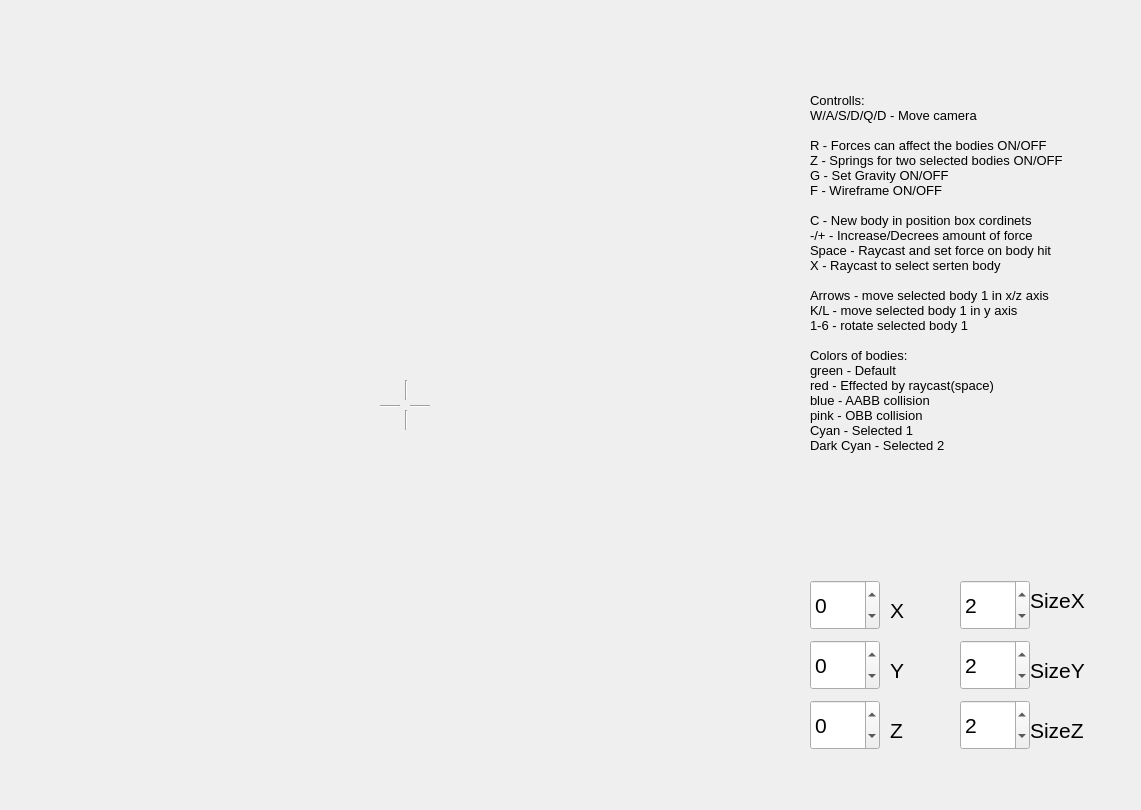
<?xml version="1.0" encoding="UTF-8"?>
<ui version="4.0">
 <class>Form</class>
 <widget class="QMainWindow" name="Form">
  <property name="geometry">
   <rect>
    <x>0</x>
    <y>0</y>
    <width>1141</width>
    <height>810</height>
   </rect>
  </property>
  <property name="windowTitle">
   <string>Form</string>
  </property>
  <widget class="QWidget" name="widgettt">
   <widget class="GlWindow" name="widget" native="true">
    <property name="geometry">
     <rect>
      <x>5</x>
      <y>5</y>
      <width>800</width>
      <height>800</height>
     </rect>
    </property>
    <property name="focusPolicy">
     <enum>Qt::ClickFocus</enum>
    </property>
    <widget class="Line" name="line">
     <property name="geometry">
      <rect>
       <x>405</x>
       <y>400</y>
       <width>20</width>
       <height>3</height>
      </rect>
     </property>
     <property name="orientation">
      <enum>Qt::Horizontal</enum>
     </property>
    </widget>
    <widget class="Line" name="line_2">
     <property name="geometry">
      <rect>
       <x>375</x>
       <y>400</y>
       <width>20</width>
       <height>3</height>
      </rect>
     </property>
     <property name="orientation">
      <enum>Qt::Horizontal</enum>
     </property>
    </widget>
    <widget class="Line" name="line_3">
     <property name="geometry">
      <rect>
       <x>400</x>
       <y>405</y>
       <width>3</width>
       <height>20</height>
      </rect>
     </property>
     <property name="orientation">
      <enum>Qt::Vertical</enum>
     </property>
    </widget>
    <widget class="Line" name="line_4">
     <property name="geometry">
      <rect>
       <x>400</x>
       <y>375</y>
       <width>3</width>
       <height>20</height>
      </rect>
     </property>
     <property name="orientation">
      <enum>Qt::Vertical</enum>
     </property>
    </widget>
   </widget>
   <widget class="QSpinBox" name="spinBoxX">
    <property name="geometry">
     <rect>
      <x>810</x>
      <y>580</y>
      <width>70</width>
      <height>50</height>
     </rect>
    </property>
    <property name="font">
     <font>
      <pointsize>16</pointsize>
     </font>
    </property>
    <property name="minimum">
     <number>-999999999</number>
    </property>
    <property name="maximum">
     <number>999999999</number>
    </property>
   </widget>
   <widget class="QSpinBox" name="spinBoxY">
    <property name="geometry">
     <rect>
      <x>810</x>
      <y>640</y>
      <width>70</width>
      <height>50</height>
     </rect>
    </property>
    <property name="font">
     <font>
      <pointsize>16</pointsize>
     </font>
    </property>
    <property name="minimum">
     <number>-999999999</number>
    </property>
    <property name="maximum">
     <number>999999999</number>
    </property>
   </widget>
   <widget class="QSpinBox" name="spinBoxZ">
    <property name="geometry">
     <rect>
      <x>810</x>
      <y>700</y>
      <width>70</width>
      <height>50</height>
     </rect>
    </property>
    <property name="font">
     <font>
      <pointsize>16</pointsize>
     </font>
    </property>
    <property name="minimum">
     <number>-999999999</number>
    </property>
    <property name="maximum">
     <number>999999999</number>
    </property>
   </widget>
   <widget class="QLabel" name="labelX">
    <property name="geometry">
     <rect>
      <x>890</x>
      <y>600</y>
      <width>46</width>
      <height>20</height>
     </rect>
    </property>
    <property name="font">
     <font>
      <pointsize>16</pointsize>
     </font>
    </property>
    <property name="text">
     <string>X</string>
    </property>
   </widget>
   <widget class="QLabel" name="labelY">
    <property name="geometry">
     <rect>
      <x>890</x>
      <y>660</y>
      <width>46</width>
      <height>20</height>
     </rect>
    </property>
    <property name="font">
     <font>
      <pointsize>16</pointsize>
     </font>
    </property>
    <property name="text">
     <string>Y</string>
    </property>
   </widget>
   <widget class="QLabel" name="labelZ">
    <property name="geometry">
     <rect>
      <x>890</x>
      <y>720</y>
      <width>46</width>
      <height>20</height>
     </rect>
    </property>
    <property name="font">
     <font>
      <pointsize>16</pointsize>
     </font>
    </property>
    <property name="text">
     <string>Z</string>
    </property>
   </widget>
   <widget class="QSpinBox" name="spinBoxSX">
    <property name="geometry">
     <rect>
      <x>960</x>
      <y>580</y>
      <width>70</width>
      <height>50</height>
     </rect>
    </property>
    <property name="font">
     <font>
      <pointsize>16</pointsize>
     </font>
    </property>
    <property name="minimum">
     <number>1</number>
    </property>
    <property name="maximum">
     <number>999999999</number>
    </property>
    <property name="value">
     <number>2</number>
    </property>
   </widget>
   <widget class="QLabel" name="labelZ_2">
    <property name="geometry">
     <rect>
      <x>1030</x>
      <y>590</y>
      <width>71</width>
      <height>20</height>
     </rect>
    </property>
    <property name="font">
     <font>
      <pointsize>16</pointsize>
     </font>
    </property>
    <property name="text">
     <string>SizeX</string>
    </property>
   </widget>
   <widget class="QSpinBox" name="spinBoxSY">
    <property name="geometry">
     <rect>
      <x>960</x>
      <y>640</y>
      <width>70</width>
      <height>50</height>
     </rect>
    </property>
    <property name="font">
     <font>
      <pointsize>16</pointsize>
     </font>
    </property>
    <property name="minimum">
     <number>1</number>
    </property>
    <property name="maximum">
     <number>999999999</number>
    </property>
    <property name="value">
     <number>2</number>
    </property>
   </widget>
   <widget class="QSpinBox" name="spinBoxSZ">
    <property name="geometry">
     <rect>
      <x>960</x>
      <y>700</y>
      <width>70</width>
      <height>50</height>
     </rect>
    </property>
    <property name="font">
     <font>
      <pointsize>16</pointsize>
     </font>
    </property>
    <property name="minimum">
     <number>1</number>
    </property>
    <property name="maximum">
     <number>999999999</number>
    </property>
    <property name="value">
     <number>2</number>
    </property>
   </widget>
   <widget class="QLabel" name="labelZ_3">
    <property name="geometry">
     <rect>
      <x>1030</x>
      <y>660</y>
      <width>71</width>
      <height>20</height>
     </rect>
    </property>
    <property name="font">
     <font>
      <pointsize>16</pointsize>
     </font>
    </property>
    <property name="text">
     <string>SizeY</string>
    </property>
   </widget>
   <widget class="QLabel" name="labelZ_4">
    <property name="geometry">
     <rect>
      <x>1030</x>
      <y>720</y>
      <width>81</width>
      <height>20</height>
     </rect>
    </property>
    <property name="font">
     <font>
      <pointsize>16</pointsize>
     </font>
    </property>
    <property name="text">
     <string>SizeZ</string>
    </property>
   </widget>
   <widget class="QLabel" name="labelX_2">
    <property name="geometry">
     <rect>
      <x>810</x>
      <y>20</y>
      <width>331</width>
      <height>521</height>
     </rect>
    </property>
    <property name="font">
     <font>
      <pointsize>10</pointsize>
     </font>
    </property>
    <property name="text">
     <string>Controlls:
W/A/S/D/Q/D - Move camera

R - Forces can affect the bodies ON/OFF
Z - Springs for two selected bodies ON/OFF
G - Set Gravity ON/OFF
F - Wireframe ON/OFF

C - New body in position box cordinets 
-/+ - Increase/Decrees amount of force
Space - Raycast and set force on body hit
X - Raycast to select serten body

Arrows - move selected body 1 in x/z axis
K/L - move selected body 1 in y axis
1-6 - rotate selected body 1

Colors of bodies:
green - Default
red - Effected by raycast(space)
blue - AABB collision
pink - OBB collision
Cyan - Selected 1
Dark Cyan - Selected 2
</string>
    </property>
    <property name="textFormat">
     <enum>Qt::PlainText</enum>
    </property>
   </widget>
  </widget>
 </widget>
 <customwidgets>
  <customwidget>
   <class>GlWindow</class>
   <extends>QWidget</extends>
   <header>GlWindow.h</header>
   <container>1</container>
  </customwidget>
 </customwidgets>
 <resources/>
 <connections/>
</ui>
